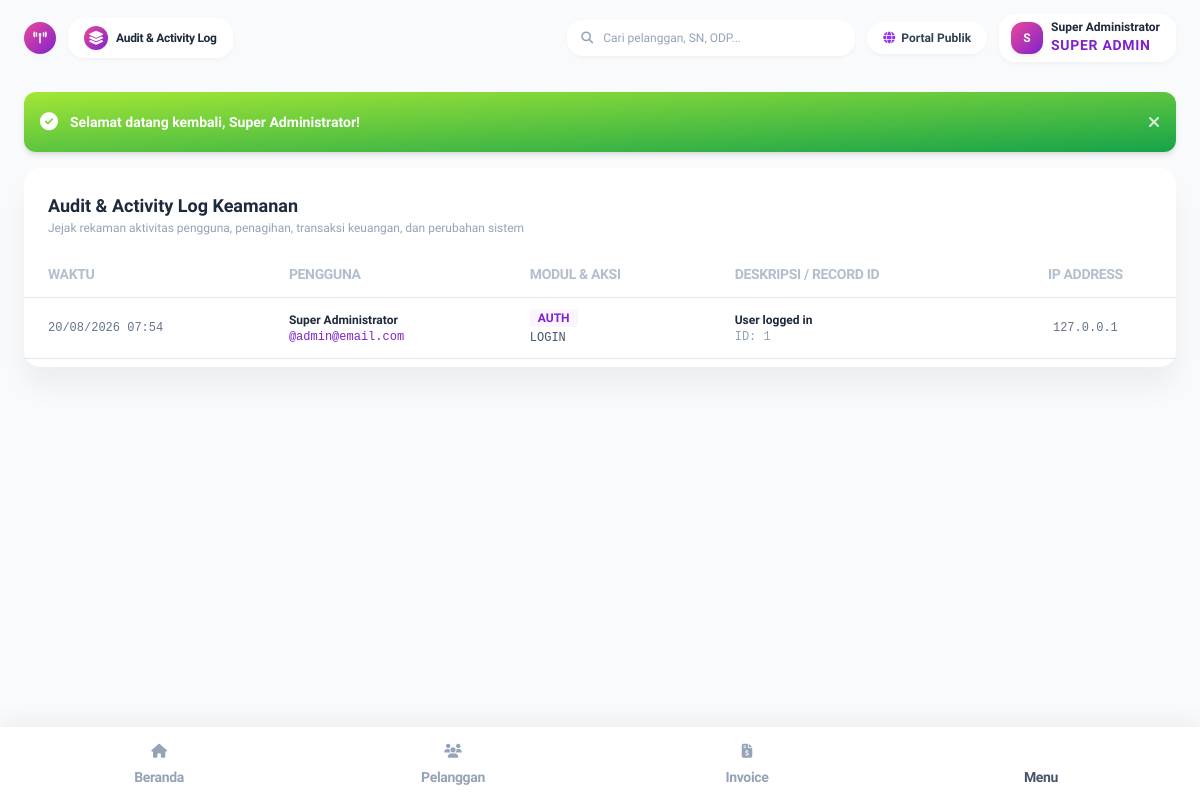
The page /index.php?page=settings_logs (signed in) on the database as committed earlier.
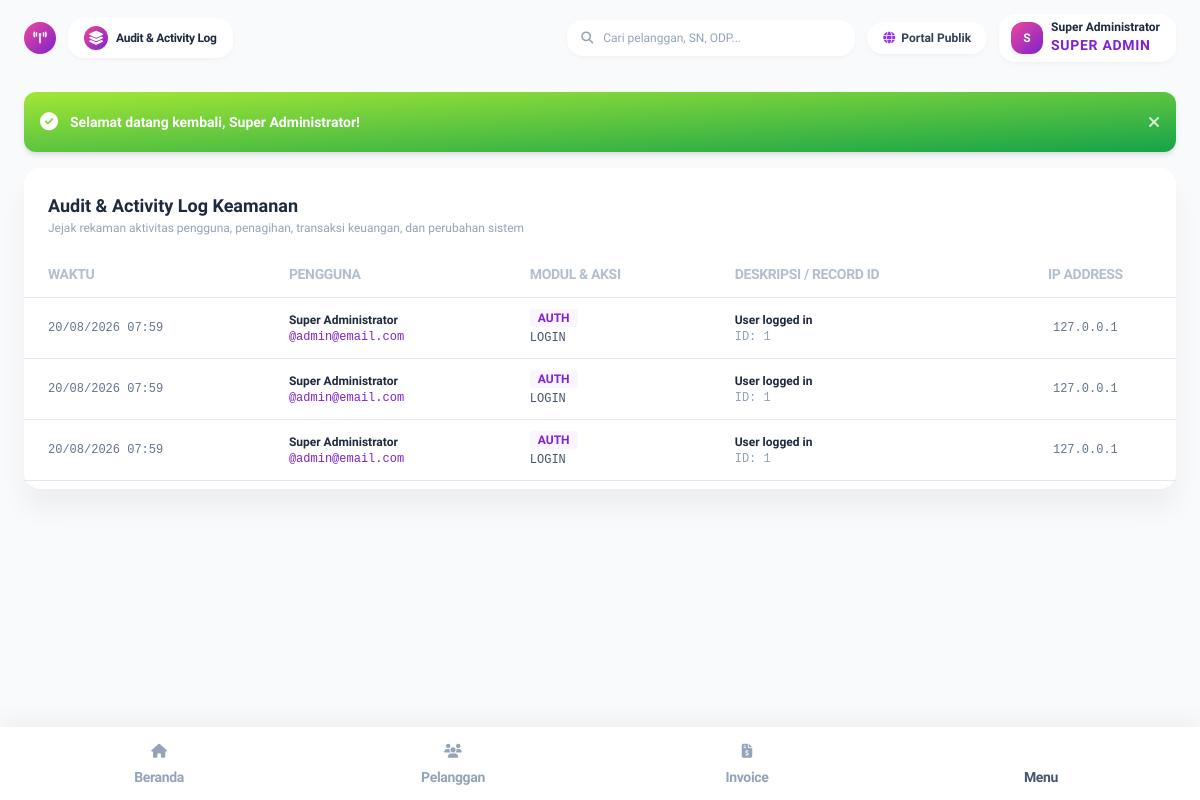
The same page on the database as committed later.
### tables this page shows
CREATE TABLE activity_logs (
    id INTEGER PRIMARY KEY AUTOINCREMENT,
    user_id INTEGER,
    module TEXT NOT NULL,
    action TEXT NOT NULL,
    record_id TEXT,
    old_value TEXT,
    new_value TEXT,
    ip_address TEXT,
    user_agent TEXT,
    created_at DATETIME DEFAULT CURRENT_TIMESTAMP,
    FOREIGN KEY (user_id) REFERENCES users(id) ON DELETE SET NULL
);

CREATE TABLE users (
    id INTEGER PRIMARY KEY AUTOINCREMENT,
    role_id INTEGER NOT NULL,
    pic_id INTEGER DEFAULT NULL,
    name TEXT NOT NULL,
    username TEXT NOT NULL UNIQUE,
    email TEXT NOT NULL UNIQUE,
    phone TEXT,
    password TEXT NOT NULL,
    status TEXT NOT NULL DEFAULT 'active', -- active, inactive, suspended
    avatar TEXT,
    last_login DATETIME,
    created_at DATETIME DEFAULT CURRENT_TIMESTAMP,
    updated_at DATETIME DEFAULT CURRENT_TIMESTAMP,
    FOREIGN KEY (role_id) REFERENCES roles(id),
    FOREIGN KEY (pic_id) REFERENCES customer_pics(id) ON DELETE SET NULL
);

### app/Controllers/SettingController.php (called while the page is built, shortened)
<?php
require_once __DIR__ . '/../Helpers/Helper.php';
class SettingController {
    public function auditLogs(): void {
        $pdo = getDbConnection();
        $logs = $pdo->query("
            SELECT l.*, u.name as user_name, u.username
            FROM activity_logs l
            LEFT JOIN users u ON l.user_id = u.id
            ORDER BY l.id DESC LIMIT 100
        ")->fetchAll();
        $pageTitle = 'Audit & Activity Log';
        require __DIR__ . '/../Views/settings/audit_logs.php';
        $content = ob_get_clean();
        require __DIR__ . '/../Views/layouts/main.php';
    }
}

### app/Helpers/Helper.php (called while the page is built, shortened)
<?php
class Helper {
    public static function baseUrl(): string {
        $protocol = (!empty($_SERVER['HTTPS']) && $_SERVER['HTTPS'] !== 'off' || ($_SERVER['SERVER_PORT'] ?? 80) == 443) ? "https://" : "http://";
        $host = $_SERVER['HTTP_HOST'] ?? 'localhost';
        $scriptName = $_SERVER['SCRIPT_NAME'] ?? '';
        $dir = dirname($scriptName);
        return rtrim($protocol . $host . $dir, '/');
    }
    public static function url(string $page = '', array $params = []): string {
        $base = self::baseUrl();
        $query = [];
        if ($page !== '') {
            $query['page'] = $page;
        }
        $query = array_merge($query, $params);
        $queryString = http_build_query($query);
        return $base . '/index.php' . ($queryString ? '?' . $queryString : '');
    }
    public static function asset(string $path): string {
        return self::baseUrl() . '/public/assets/' . ltrim($path, '/');
    }
    public static function e(?string $value): string {
        return htmlspecialchars($value ?? '', ENT_QUOTES, 'UTF-8');
    }
    public static function formatDate(?string $dateString, string $format = 'd M Y'): string {
        $time = strtotime($dateString);
        $months = [
            1 => 'Januari', 2 => 'Februari', 3 => 'Maret', 4 => 'April',
            5 => 'Mei', 6 => 'Juni', 7 => 'Juli', 8 => 'Agustus',
            9 => 'September', 10 => 'Oktober', 11 => 'November', 12 => 'Desember'
        ];
        $shortMonths = [
            1 => 'Jan', 2 => 'Feb', 3 => 'Mar', 4 => 'Apr',
            5 => 'Mei', 6 => 'Jun', 7 => 'Jul', 8 => 'Agu',
            9 => 'Sep', 10 => 'Okt', 11 => 'Nov', 12 => 'Des'
        ];
        $d = date('j', $time);
        $m = (int)date('n', $time);
        $y = date('Y', $time);
        if ($format === 'd F Y') {
            return "$d {$months[$m]} $y";
        } elseif ($format === 'd M Y') {
            return "$d {$shortMonths[$m]} $y";
        } elseif ($format === 'd/m/Y H:i') {
            return date('d/m/Y H:i', $time);
        }
        return date($format, $time);
    }
    public static function getFlash(): ?array {
        if (isset($_SESSION['flash'])) {
            $flash = $_SESSION['flash'];
            return $flash;
        }
        return null;
    }
}

### app/Services/AuthService.php (called while the page is built, shortened)
<?php
class AuthService {
    public static function user(): ?array {
        if (!empty($_SESSION['user'])) {
            return $_SESSION['user'];
        }
        return self::tryAutoLoginWithToken();
    }
}

### app/Views/settings/audit_logs.php (the view, shortened to what this page needs)
<div class="flex flex-wrap -mx-3">
  <div class="w-full max-w-full px-3">
    <div class="relative flex flex-col min-w-0 break-words bg-white shadow-soft-xl rounded-2xl bg-clip-border">
      <div class="p-6 pb-0 mb-0 bg-white border-b-0 rounded-t-2xl">
        <h5 class="font-bold text-slate-800 text-lg">Audit & Activity Log Keamanan</h5>
        <p class="text-xs text-slate-400">Jejak rekaman aktivitas pengguna, penagihan, transaksi keuangan, dan perubahan sistem</p>
      </div>
      <div class="flex-auto px-0 pt-4 pb-2">
        <div class="p-0 overflow-x-auto">
          <table class="items-center w-full mb-0 align-top border-gray-200 text-slate-500">
            <thead class="align-bottom">
              <tr>
                <th class="px-6 py-3 font-bold text-left uppercase align-middle bg-transparent border-b border-gray-200 text-2xs tracking-tight text-slate-400 opacity-70">Waktu</th>
                <th class="px-6 py-3 font-bold text-left uppercase align-middle bg-transparent border-b border-gray-200 text-2xs tracking-tight text-slate-400 opacity-70">Pengguna</th>
                <th class="px-6 py-3 font-bold text-left uppercase align-middle bg-transparent border-b border-gray-200 text-2xs tracking-tight text-slate-400 opacity-70">Modul & Aksi</th>
                <th class="px-6 py-3 font-bold text-left uppercase align-middle bg-transparent border-b border-gray-200 text-2xs tracking-tight text-slate-400 opacity-70">Deskripsi / Record ID</th>
                <th class="px-6 py-3 font-bold text-center uppercase align-middle bg-transparent border-b border-gray-200 text-2xs tracking-tight text-slate-400 opacity-70">IP Address</th>
              </tr>
            </thead>
            <tbody>
              <?php foreach ($logs as $l): ?>
              <tr>
                <td class="p-3 px-6 align-middle bg-transparent border-b whitespace-nowrap text-xs font-mono">
                  <?php echo Helper::formatDate($l['created_at'], 'd/m/Y H:i'); ?>
                </td>
                <td class="p-3 px-6 align-middle bg-transparent border-b whitespace-nowrap text-xs">
                  <span class="font-bold text-slate-800 block"><?php echo Helper::e($l['user_name'] ?? 'System'); ?></span>
                  <?php if (!empty($l['username'])): ?>
                    <span class="text-2xs text-purple-700 font-mono">@<?php echo Helper::e($l['username']); ?></span>
                  <?php endif; ?>
                </td>
                <td class="p-3 px-6 align-middle bg-transparent border-b whitespace-nowrap text-xs">
                  <span class="px-2 py-0.5 rounded bg-purple-50 text-purple-700 font-bold text-2xs uppercase"><?php echo Helper::e($l['module']); ?></span>
                  <span class="text-2xs text-slate-600 font-mono block mt-1"><?php echo Helper::e($l['action']); ?></span>
                </td>
                <td class="p-3 px-6 align-middle bg-transparent border-b whitespace-nowrap text-xs">
                  <span class="font-semibold text-slate-800 block"><?php echo Helper::e($l['new_value'] ?? $l['action']); ?></span>
                  <?php if (!empty($l['record_id'])): ?>
                    <span class="text-2xs text-slate-400 font-mono">ID: <?php echo Helper::e($l['record_id']); ?></span>
                  <?php endif; ?>
                </td>
                <td class="p-3 px-6 text-center align-middle bg-transparent border-b whitespace-nowrap text-xs font-mono">
                  <?php echo Helper::e($l['ip_address']); ?>
                </td>
              </tr>
              <?php endforeach; ?>
            </tbody>
          </table>
        </div>
      </div>
    </div>
  </div>
</div>

### index.php (shortened to what this page needs)
<?php
require_once __DIR__ . '/app/Helpers/Helper.php';
require_once __DIR__ . '/app/Services/AuthService.php';
require_once __DIR__ . '/app/Controllers/SettingController.php';
$page = $_GET['page'] ?? 'landing';
switch ($page) {
    case 'settings_logs':
        (new SettingController())->auditLogs();
        break;
}

### app/Views/layouts/main.php (shortened to what this page needs)
<!DOCTYPE html>
<html lang="id">
<head>
  <link rel="stylesheet" href="https://cdnjs.cloudflare.com/ajax/libs/font-awesome/6.5.2/css/all.min.css" />
  <link href="<?php echo Helper::asset('css/nucleo-icons.css'); ?>" rel="stylesheet" />
  <link href="<?php echo Helper::asset('css/nucleo-svg.css'); ?>" rel="stylesheet" />
  <script src="https://cdn.tailwindcss.com"></script>
</head>
<body class="m-0 font-sans antialiased font-normal text-sm leading-normal bg-slate-50 text-slate-600 min-h-screen">
  <div class="xl:ml-72 min-h-screen flex flex-col justify-between transition-all duration-300">
    <div>
      <?php require __DIR__ . '/../partials/navbar.php'; ?>
      <main class="w-full px-4 sm:px-6 py-4 mx-auto max-w-[1600px] pb-24 xl:pb-6">
        <?php require __DIR__ . '/../partials/alerts.php'; ?>
        <?php echo $content ?? ''; ?>
      </main>
    </div>
  </div>
  <?php require __DIR__ . '/../partials/mobile_nav.php'; ?>
</body>
</html>

### app/Views/partials/navbar.php (shortened to what this page needs)
<?php
$user = AuthService::user();
$pageTitle = $pageTitle ?? 'Dashboard Utama';
?>
<nav class="sticky top-0 z-30 w-full px-4 sm:px-6 py-2.5 sm:py-3.5 mx-auto max-w-[1600px] flex items-center justify-between">
  <div class="flex items-center gap-2 sm:gap-3">
    <a href="<?php echo Helper::url('dashboard'); ?>" class="xl:hidden flex items-center justify-center w-8 h-8 rounded-2xl bg-gradient-to-tl from-purple-700 to-pink-500 text-white shadow-soft-xs text-xs">
      <i class="fa-solid fa-tower-broadcast"></i>
    </a>
    <div class="flex items-center gap-2 px-3.5 sm:px-4 py-1.5 sm:py-2 bg-white/90 backdrop-blur-md rounded-2xl shadow-soft-xs">
      <div class="w-5 h-5 sm:w-6 sm:h-6 rounded-xl bg-gradient-to-tl from-purple-700 to-pink-500 text-white flex items-center justify-center text-3xs shadow-soft-xs shrink-0">
        <i class="fa-solid fa-layer-group"></i>
      </div>
      <span class="text-2xs sm:text-xs font-black text-slate-800 tracking-tight leading-none truncate max-w-[150px] sm:max-w-none"><?php echo Helper::e($pageTitle); ?></span>
    </div>
  </div>
  <div class="flex items-center gap-2 sm:gap-3">
    <div class="relative hidden md:block w-72">
      <span class="absolute inset-y-0 left-0 flex items-center pl-3.5 pointer-events-none text-slate-400">
      </span>
      <input type="text" placeholder="Cari pelanggan, SN, ODP..." class="w-full text-xs pl-9 pr-3.5 py-2.5 rounded-2xl bg-white focus:outline-none focus:ring-2 focus:ring-purple-500/20 shadow-soft-xs placeholder:text-slate-400">
    </div>
    <a href="<?php echo Helper::url('landing'); ?>" target="_blank" class="px-3 sm:px-4 py-1.5 sm:py-2 text-2xs sm:text-xs font-bold text-slate-700 bg-white hover:bg-slate-50 rounded-2xl shadow-soft-xs transition-colors flex items-center gap-1.5">
      <i class="fa-solid fa-globe text-purple-600"></i>
      <span class="hidden sm:inline">Portal Publik</span>
    </a>
    <div class="flex items-center gap-2 px-2.5 sm:px-3 py-1 sm:py-1.5 bg-white/90 backdrop-blur-md rounded-2xl shadow-soft-xs">
      <div class="w-7 h-7 sm:w-8 sm:h-8 rounded-xl bg-gradient-to-tl from-purple-700 to-pink-500 text-white flex items-center justify-center font-black text-2xs sm:text-xs shadow-soft-sm shrink-0">
        <?php echo strtoupper(substr($user['name'] ?? 'A', 0, 1)); ?>
      </div>
      <div class="hidden sm:block text-left pr-1">
        <span class="text-xs font-bold text-slate-800 block leading-tight"><?php echo Helper::e($user['name'] ?? 'Admin'); ?></span>
        <span class="text-3xs text-purple-700 font-extrabold block uppercase tracking-wider"><?php echo Helper::e($user['role_display'] ?? $user['role_name'] ?? 'Super Admin'); ?></span>
      </div>
    </div>
  </div>
</nav>

### app/Views/partials/alerts.php
<?php
$flash = Helper::getFlash();
if ($flash):
    $type = $flash['type'];
    $message = $flash['message'];
    $colors = [
        'success' => 'bg-gradient-to-tl from-green-600 to-lime-400 text-white',
        'error' => 'bg-gradient-to-tl from-red-600 to-rose-400 text-white',
        'warning' => 'bg-gradient-to-tl from-orange-500 to-yellow-400 text-white',
        'info' => 'bg-gradient-to-tl from-blue-600 to-cyan-400 text-white',
    ];
    $icon = [
        'success' => 'fa-circle-check',
        'error' => 'fa-triangle-exclamation',
        'warning' => 'fa-circle-exclamation',
        'info' => 'fa-circle-info',
    ];
    $colorClass = $colors[$type] ?? $colors['info'];
    $iconClass = $icon[$type] ?? $icon['info'];
?>
<div class="relative p-4 mb-4 text-sm rounded-xl <?php echo $colorClass; ?> shadow-soft-md flex items-center justify-between transition-all duration-300">
    <div class="flex items-center">
        <i class="fa-solid <?php echo $iconClass; ?> mr-3 text-lg"></i>
        <span class="font-semibold"><?php echo Helper::e($message); ?></span>
    </div>
    <button type="button" onclick="this.parentElement.remove()" class="text-white opacity-80 hover:opacity-100 transition-opacity">
        <i class="fa-solid fa-xmark text-base"></i>
    </button>
</div>
<?php endif; ?>

### app/Views/partials/mobile_nav.php (shortened to what this page needs)
<?php
$currentPage = $_GET['page'] ?? 'dashboard';
if (!function_exists('mobileNavItem')) {
    function mobileNavItem(string $page, string $label, string $icon, string $currentPage): string {
        $isActive = ($currentPage === $page);
        $url = Helper::url($page);
        return <<<HTML
        <a href="{$url}" class="flex flex-col items-center justify-center flex-1 py-1 text-slate-400 hover:text-slate-700 transition-all">
          <div class="w-10 h-7 flex items-center justify-center text-sm mb-0.5">
            <i class="fa-solid {$icon}"></i>
          </div>
          <span class="text-3xs font-semibold tracking-tight">{$label}</span>
        </a>
HTML;
    }
}
?>
<div class="fixed bottom-0 inset-x-0 z-40 bg-white/95 backdrop-blur-2xl shadow-[0_-5px_25px_rgba(0,0,0,0.06)] xl:hidden px-3 py-1.5 flex items-center justify-around pb-[max(0.5rem,env(safe-area-inset-bottom))]">
  <?php echo mobileNavItem('dashboard', 'Beranda', 'fa-house', $currentPage); ?>
  <?php echo mobileNavItem('customers', 'Pelanggan', 'fa-users', $currentPage); ?>
  <?php echo mobileNavItem('invoices', 'Invoice', 'fa-file-invoice-dollar', $currentPage); ?>
  <button type="button" onclick="openMobileMenuSheet()" class="flex flex-col items-center justify-center flex-1 py-1 text-slate-400 hover:text-slate-700 transition-all">
    <div class="w-10 h-7 flex items-center justify-center text-sm mb-0.5">
    </div>
    <span class="text-3xs font-semibold tracking-tight text-slate-600">Menu</span>
  </button>
</div>

### app/Views/layouts/main.php (style rules this page uses)
body { font-family: 'Plus Jakarta Sans', sans-serif; background-color: #f8fafc; -webkit-tap-highlight-color: transparent; }

Rows that differ between the two databases and show on the page:
removed activity_logs: user.name "S", user.name "Super Administrator", created_at "20/08/2026 07:54", user.username "admin@email.com", module "AUTH", action "LOGIN", new_value "User logged in", record "1", ip_address "127.0.0.1"
now on this page (row edited): users: name "S", name "Super Administrator"
added activity_logs: created_at "20/08/2026 07:59", user.name "Super Administrator", user.username "admin@email.com", module "AUTH", action "LOGIN", new_value "User logged in", record "1", ip_address "127.0.0.1"
added activity_logs: created_at "20/08/2026 07:59", user.name "Super Administrator", user.username "admin@email.com", module "AUTH", action "LOGIN", new_value "User logged in", record "1", ip_address "127.0.0.1"
added activity_logs: created_at "20/08/2026 07:59", user.name "Super Administrator", user.username "admin@email.com", module "AUTH", action "LOGIN", new_value "User logged in", record "1", ip_address "127.0.0.1"
